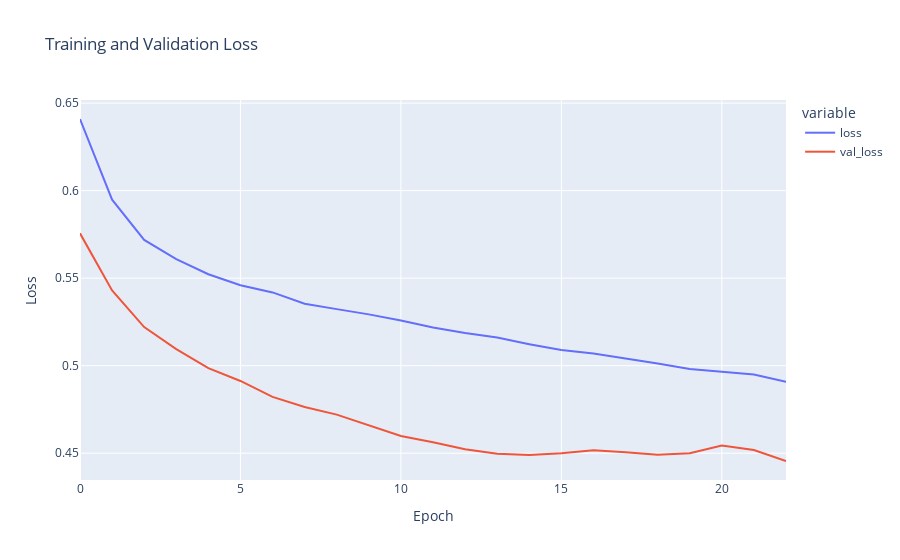

Here is the notebook cell this chart was saved with:
### Markdown cell above
### Results

### Code cell
fig = px.line(
    history.history,
    y=['loss', 'val_loss'],
    labels={'index': 'Epoch', 'value': 'Loss'},
    title = 'Training and Validation Loss'
)
fig.show()

### Figure 1 — Plotly figure (JSON) as saved in the notebook; plotly's stock layout.template omitted (floating-point values rounded to 4 significant figures)
{"data": [{"hovertemplate": "variable=loss<br>Epoch=%{x}<br>Loss=%{y}<extra></extra>", "legendgroup": "loss", "line": {"color": "#636efa", "dash": "solid"}, "marker": {"symbol": "circle"}, "mode": "lines", "name": "loss", "orientation": "v", "showlegend": true, "type": "scatter", "x": [0, 1, 2, 3, 4, 5, 6, 7, 8, 9, 10, 11, 12, 13, 14, 15, 16, 17, 18, 19, 20, 21, 22], "xaxis": "x", "y": [0.6409, 0.5948, 0.5719, 0.5609, 0.5523, 0.546, 0.5419, 0.5354, 0.5323, 0.5293, 0.5258, 0.5218, 0.5186, 0.516, 0.5123, 0.5089, 0.5069, 0.5042, 0.5013, 0.4981, 0.4968, 0.495, 0.4907], "yaxis": "y"}, {"hovertemplate": "variable=val_loss<br>Epoch=%{x}<br>Loss=%{y}<extra></extra>", "legendgroup": "val_loss", "line": {"color": "#EF553B", "dash": "solid"}, "marker": {"symbol": "circle"}, "mode": "lines", "name": "val_loss", "orientation": "v", "showlegend": true, "type": "scatter", "x": [0, 1, 2, 3, 4, 5, 6, 7, 8, 9, 10, 11, 12, 13, 14, 15, 16, 17, 18, 19, 20, 21, 22], "xaxis": "x", "y": [0.5756, 0.543, 0.522, 0.5095, 0.4986, 0.4913, 0.4822, 0.4764, 0.472, 0.4658, 0.4599, 0.4562, 0.4523, 0.4497, 0.449, 0.4499, 0.4516, 0.4505, 0.449, 0.45, 0.4544, 0.4519, 0.4455], "yaxis": "y"}], "layout": {"legend": {"title": {"text": "variable"}, "tracegroupgap": 0}, "title": {"text": "Training and Validation Loss"}, "xaxis": {"anchor": "y", "domain": [0, 1], "title": {"text": "Epoch"}}, "yaxis": {"anchor": "x", "domain": [0, 1], "title": {"text": "Loss"}}}}
